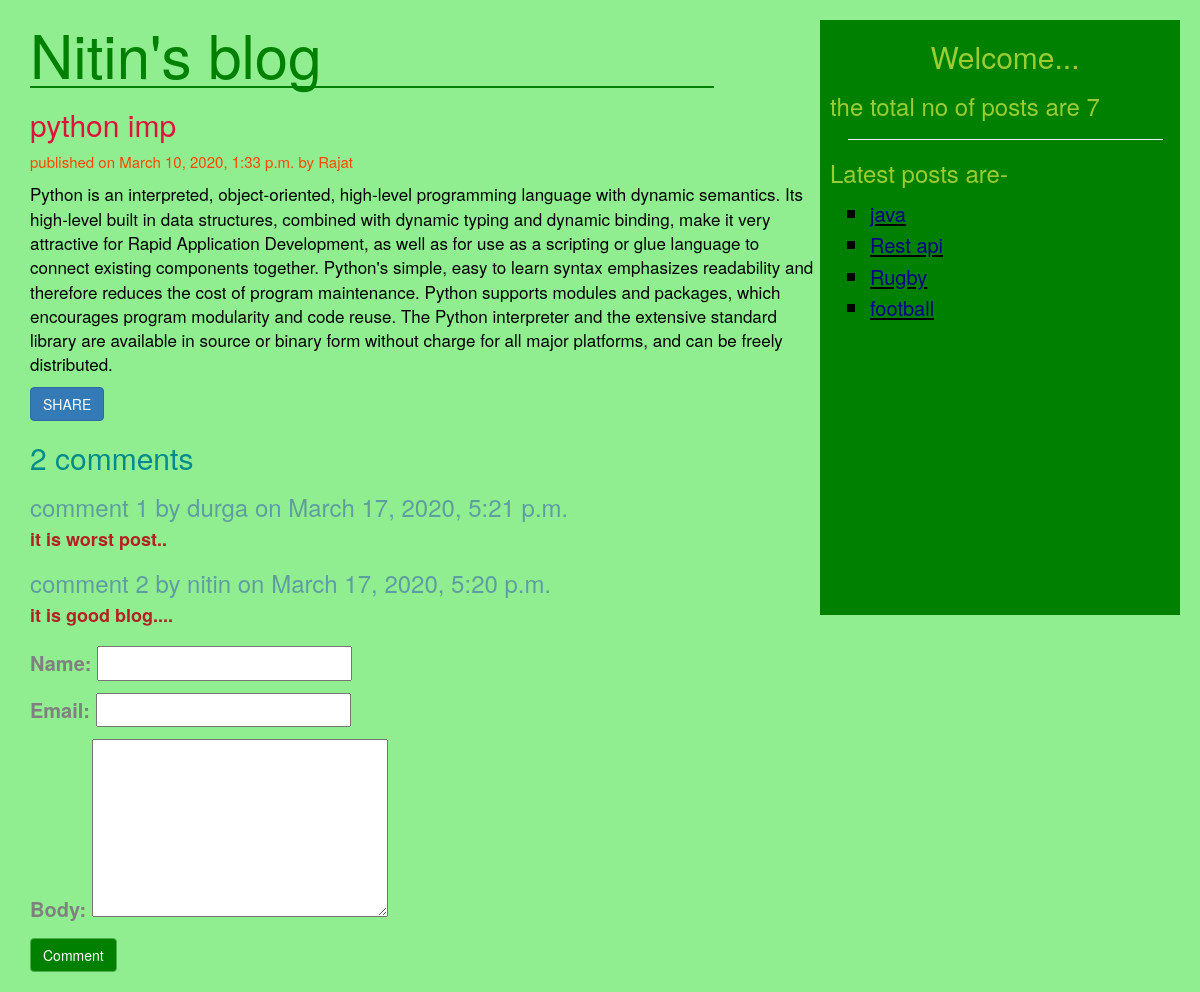
The app's page /detail/2020/03/10/python-imp with its own data.
### blogApp/models.py (models this page shows, shortened)
class Post(models.Model):
    STATUS_CHOICES=(('draft','DRAFT'),('published','PUBLISHED'))
    title=models.CharField(max_length=200)
    slug=models.SlugField(unique_for_date='publish',max_length=250)
    author=models.ForeignKey(User,related_name='blog_posts',on_delete=models.CASCADE)
    body=models.TextField()
    publish=models.DateTimeField(default=timezone.now)
    created=models.DateTimeField(auto_now_add=True)
    updated=models.DateTimeField(auto_now=True)
    status=models.CharField(max_length=10,choices=STATUS_CHOICES,default='draft')
    objects=Manager()
    tags=TaggableManager()
    class Meta:
        ordering=('-publish',)
    def get_absolute_url(self):
        return reverse('detail',args=[self.publish.year,self.publish.strftime('%m'),
                                      self.publish.strftime('%d'),self.slug])

class Comment(models.Model):
    post=models.ForeignKey(Post,related_name='comments',on_delete=models.CASCADE)
    name=models.CharField(max_length=40)
    email=models.EmailField()
    body=models.TextField()
    created=models.DateTimeField(auto_now_add=True)
    updated=models.DateTimeField(auto_now=True)
    active=models.BooleanField(default=True)
    class Meta:
        ordering=('-created',)

### blogApp/views.py (the view)
# urls.py: path('detail/<int:year>/<int:month>/<int:day>/<slug:title>',views.post_detail_view,name='detail'),
def post_detail_view(request,year,month,day,title):
    post=Post.objects.get(slug=title,status='published',publish__day=day,
                          publish__year=year,publish__month=month)
    comments=post.comments.filter(active=True)
    csubmit=False
    if request.method=='POST':
        form=CommentForm(request.POST)
        if form.is_valid():
            new_comment=form.save(commit=False)
            new_comment.post=post
            new_comment.save()
            csubmit=True
    else:
        form=CommentForm()
    return render(request,"post_detail.html",{'post':post,'form':form,'csubmit':csubmit,'comments':comments})

### blogApp/forms.py
class CommentForm(forms.ModelForm):
    body=forms.CharField(widget=forms.Textarea(attrs={'rows':6,'cols':25}))
    class Meta:
        model=Comment
        fields=('name','email','body')

### blogApp/models.py (called while the page is built)
    def get_queryset(self):
        return super().get_queryset().filter(status='published')

### blogApp/templatetags/blog_tag.py (called while the page is built)
@register.simple_tag(name='mytag')
def total_posts():
    post=Post.objects.count()
    return post

@register.inclusion_tag('latestpost.html',name='mytag2')
def show_latest_posts(count=2):
    latest_posts=Post.objects.order_by('-publish')[:count]
    return {'latest_posts':latest_posts}

### templates/post_detail.html (shortened to what this page needs)
{% extends 'base.html'%}
{% load static %}
{% block bodycontent %}
<html>
    <head>
    <link rel="stylesheet" href="{% static 'blog.css' %}">
    </head>
    <body>
    <div class="container">
        <h1 style="width:60%;">Nitin's blog </h1>
            <h2>{{ post.title }}</h2>
            <p class="date">published on {{ post.publish }} by {{ post.author|title }}</p>
            <p class="postbody">{{ post.body}}</p>
        <a class="btn btn-primary" href="/share/{{ post.id }}" >SHARE</a>
    {% with comments.count as comments_count %}
        <h2 style="color: darkcyan">{{ comments_count }} comment{{ comments_count|pluralize }}
    {% endwith %}
    {% if comments %}
        {% for comment in comments %}
            <h3 style="color: cadetblue">comment {{ forloop.counter }} by {{ comment.name }} on {{ comment.created }}</h3>
            <h4 style="font-weight: bold;color: firebrick">{{ comment.body|linebreaks}}</h4>
        {% endfor %}
    {% endif %}
    {% if csubmit %}
        <p style="color: cadetblue">your comment saved successfully</p>
    {% else %}
        <div style="color: gray;font-size: 20px;margin-top: 20px">
        <form method="post">
            {{ form.as_p }}
            <button class="btn btn-success" type="submit" style="background: green">Comment</button>
        </form>
        </div>
    {% endif %}
    </div>
</body>
</html>
{% endblock %}

### templates/latestpost.html
<html>
<head>
</head>
<body>
<ul style="list-style: square;font-size: 22px;color: black">
    {% for post in latest_posts %}
        <li><u><a style="color: darkblue;font-size:20px" href="{{ post.get_absolute_url }}">{{ post.title }}</a></u></li>
    {% endfor %}
</ul>
</body>
</html>

### blogApp/static/blog.css (style rules this page uses)
.postbody { font-size: 17px; color: black; }
.date { font-size: 15px; color:orangered; }
h2 { color:crimson; }
h1 { font-size: 60px; color:green; border-bottom:2px solid green; }
body { background-color: lightgreen; }

### records on screen
Post: title "java"
Post: title "Rest api"
Post: title "Rugby"
Post: title "football"
Post: title "python imp", publish "March 10, 2020, 1:33 p.m.", author "Rajat", body "Python is an interpreted, object-oriented, high-level programming language with dynamic semantics. Its high-level built in data structures, combined with dynamic typing and dynamic binding, make it very attractive for Rapid Application Development, as well as for use as a scripting or glue language to connect existing components together. Python's simple, easy to learn syntax emphasizes readability and therefore reduces the cost of program maintenance. Python supports modules and packages, which encourages program modularity and code reuse. The Python interpreter and the extensive standard library are available in source or binary form without charge for all major platforms, and can be…"
Comment: name "durga", created "March 17, 2020, 5:21 p.m.", body "it is worst post.."
Comment: name "nitin", created "March 17, 2020, 5:20 p.m.", body "it is good blog...."

### other values on screen
{{ comments_count }} "2"
